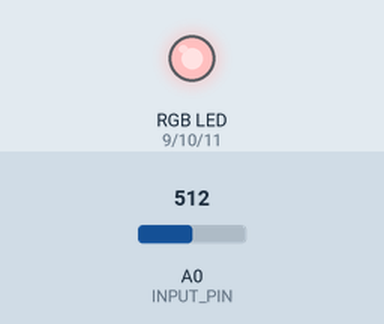
Bench run of a sketch on a simulated Arduino Uno, built with avr-gcc and run on an emulated ATmega328P. Shown: an RGB LED mixed from three pins (HIGH = lit). The inputs (shaded band) are chosen by the test bench; at power-on: A0 (INPUT_PIN) = 512.

Above: at 1.2 s.
1.3 s: A0 (INPUT_PIN) set to 716
At 2.4 s:
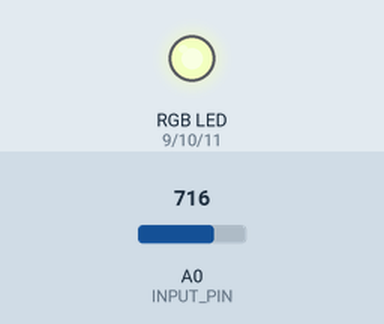
2.8 s: A0 (INPUT_PIN) set to 900
At 3.3 s:
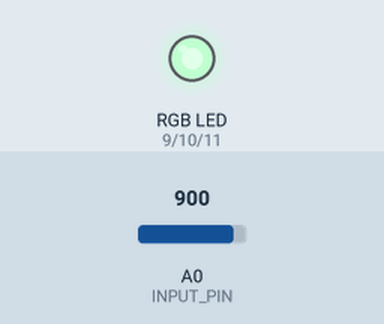
4.3 s: A0 (INPUT_PIN) set to 511
At 5.4 s:
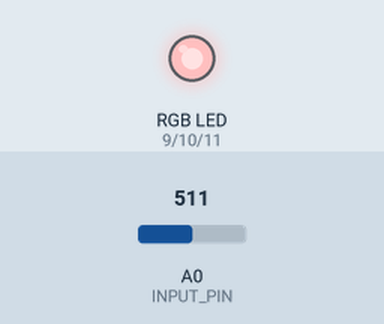
5.8 s: A0 (INPUT_PIN) set to 306
At 6.3 s:
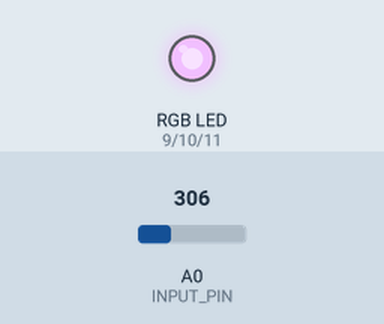
Timing chart, 0 to 8.3 s (numbered marks = the images above; inputs shaded):
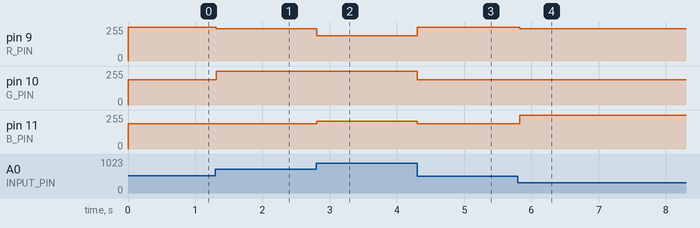

Measured:
- after the input at 1.3 s, pin 9 (R_PIN): 255/255 → 242/255 at once; pin 10 (G_PIN): 191/255 → 255/255 at once
- after the input at 2.8 s, pin 9 (R_PIN): 242/255 → 191/255 at once; pin 11 (B_PIN): 191/255 → 208/255 at once
- after the input at 4.3 s, pin 9 (R_PIN): 191/255 → 255/255 at once; pin 10 (G_PIN): 255/255 → 191/255 at once; pin 11 (B_PIN): 208/255 → 191/255 at once
- after the input at 5.8 s, pin 9 (R_PIN): 255/255 → 241/255 at once; pin 11 (B_PIN): 191/255 → 255/255 at once

The sketch:

colourmixing.ino
```cpp
//RGB color mixing through PWM outputs

#define R_PIN   9
#define G_PIN   10
#define B_PIN   11
//place a limit to how bright LED can become
#define MAX_BRIGHTNESS 64

#define INPUT_PIN A0

void setColor(float r, float g, float b){

  //inputs are in a range of 0..1, and analogWrite expects 0..255
  //also we're inverting output to correspond to the way LED is connected
  analogWrite(R_PIN, 255 - MAX_BRIGHTNESS*r);
  analogWrite(G_PIN, 255 - MAX_BRIGHTNESS*g);
  analogWrite(B_PIN, 255 - MAX_BRIGHTNESS*b);
}

//these functions converts HSV color space to RGB
//this makes it easier for us to change colors according to hue
float fract(float x) { return x - int(x); }
float mix(float a, float b, float t) { return a + (b - a) * t; }
float step(float e, float x) { return x < e ? 0.0 : 1.0; }
float* hsv2rgb(float h, float s, float b, float* rgb) {
  rgb[0] = b * mix(1.0, constrain(abs(fract(h + 1.0) * 6.0 - 3.0) - 1.0, 0.0, 1.0), s);
  rgb[1] = b * mix(1.0, constrain(abs(fract(h + 0.6666666) * 6.0 - 3.0) - 1.0, 0.0, 1.0), s);
  rgb[2] = b * mix(1.0, constrain(abs(fract(h + 0.3333333) * 6.0 - 3.0) - 1.0, 0.0, 1.0), s);
  return rgb;
}

void setup() {
  pinMode(R_PIN, OUTPUT);
  pinMode(G_PIN, OUTPUT);
  pinMode(B_PIN, OUTPUT);

  pinMode(INPUT_PIN, INPUT);

  //start with LED turned off
  setColor(0,0,0);
}

void loop() {

  //read out potentiometer position
  int value = analogRead(INPUT_PIN);
  //convert it into a hue in a range 0..1
  float hue = (float)value / 1024;

  //calculate RGB values from hue
  float rgb[3];
  hsv2rgb(hue, 1.0, 1.0, rgb);
  setColor(rgb[0], rgb[1], rgb[2]);
  delay(30);
}
```
